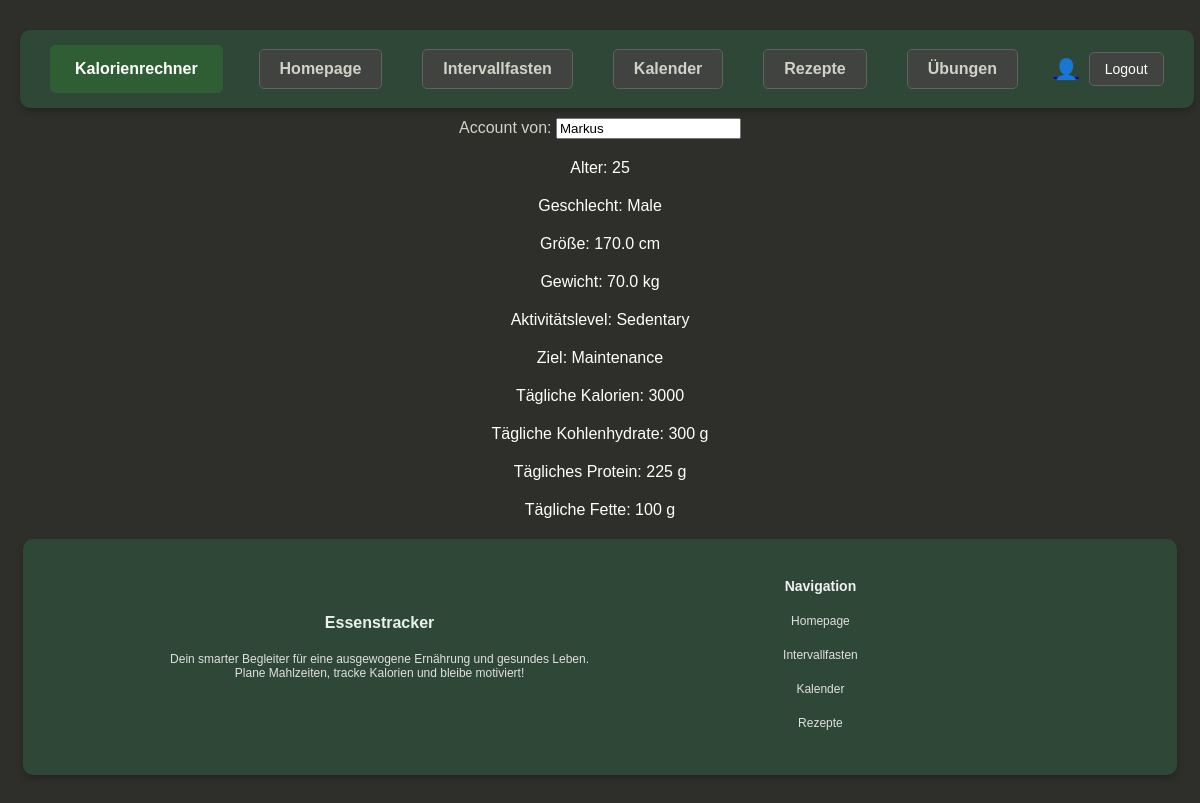
The app's page /trackerapp/account/ (signed in) with its own data.
### trackerapp/models.py (models this page shows, shortened)
class UserProfile(models.Model):
    user = models.OneToOneField(User, on_delete=models.CASCADE)
    GENDER_CHOICES = [
        ('M', 'Male'),
        ('F', 'Female'),
    ]
    ACTIVITY_CHOICES = [
        ('sedentary', 'Sedentary'),
        ('light', 'Lightly Active'),
        ('moderate', 'Moderately Active'),
        ('active', 'Active'),
        ('very_active', 'Very Active'),
    ]
    GOAL_CHOICES = [
        ('weight_loss', 'Weight Loss'),
        ('maintenance', 'Maintenance'),
        ('weight_gain', 'Weight Gain'),
    ]
    age = models.PositiveIntegerField(default=25)
    gender = models.CharField(max_length=1, choices=GENDER_CHOICES, default='M')
    height = models.FloatField(default=170.0, help_text="Height in cm")
    weight = models.FloatField(default=70.0, help_text="Weight in kg")
    activity = models.CharField(max_length=20, choices=ACTIVITY_CHOICES, default='sedentary')
    goal = models.CharField(max_length=20, choices=GOAL_CHOICES, default='maintenance')
    daily_calories = models.PositiveIntegerField(default=2000)
    daily_carbohydrates = models.PositiveIntegerField(default=250, help_text="Daily Carbohydrates in grams")
    daily_proteins = models.PositiveIntegerField(default=75, help_text="Daily Proteins in grams")
    daily_fats = models.PositiveIntegerField(default=70, help_text="Daily Fats in grams")

### trackerapp/views.py (the view)
# urls.py: path('trackerapp/account/', trackerapp_views.user_profile_view, name='account'),
@login_required
def user_profile_view(request):
    try:
        user_profile = UserProfile.objects.get(user=request.user)
        context = {
            'user_profile': user_profile
        }
    except UserProfile.DoesNotExist:
        context = {
            'error': "Kein Profil für den angemeldeten Benutzer gefunden."
        }
    return render(request, 'account.html', context)

### trackerapp/templates/account.html (shortened to what this page needs)
{% extends 'base.html' %}
{% block content %}
    {% if user_profile %}
    <div>
        <label for="username">Account von:</label>
        <input type="text" id="username" name="username" value="{{ form.username.initial|default:user.username }}" class="readonly" readonly>
    </div>
        <p>Alter: {{ user_profile.age }}</p>
        <p>Geschlecht: {{ user_profile.get_gender_display }}</p>
        <p>Größe: {{ user_profile.height }} cm</p>
        <p>Gewicht: {{ user_profile.weight }} kg</p>
        <p>Aktivitätslevel: {{ user_profile.get_activity_display }}</p>
        <p>Ziel: {{ user_profile.get_goal_display }}</p>
        <p>Tägliche Kalorien: {{ user_profile.daily_calories }}</p>
        <p>Tägliche Kohlenhydrate: {{ user_profile.daily_carbohydrates }} g</p>
        <p>Tägliches Protein: {{ user_profile.daily_proteins }} g</p>
        <p>Tägliche Fette: {{ user_profile.daily_fats }} g</p>
    {% else %}
        <p>{{ error }}</p>
    {% endif %}
{% endblock %}

### trackerapp/templates/base.html (style rules this page uses)
body { font-family: Arial, sans-serif; background-color: #2e2f2b; color: #d1d1c7; margin: 0; padding: 20px; justify-content: center; align-items: center; }

### trackerapp/templates/account.html (style rules this page uses)
body { font-family: Arial, sans-serif; background-color: #2e2f2b; color: #d1d1c7; margin: 0; text-align: center; }
p { margin: 20px 0; color: #ffffff; }

### records on screen
UserProfile: age "25", gender "Male", height "170.0", weight "70.0", activity "Sedentary", goal "Maintenance", daily_calories "3000", daily_carbohydrates "300", daily_proteins "225", daily_fats "100"
